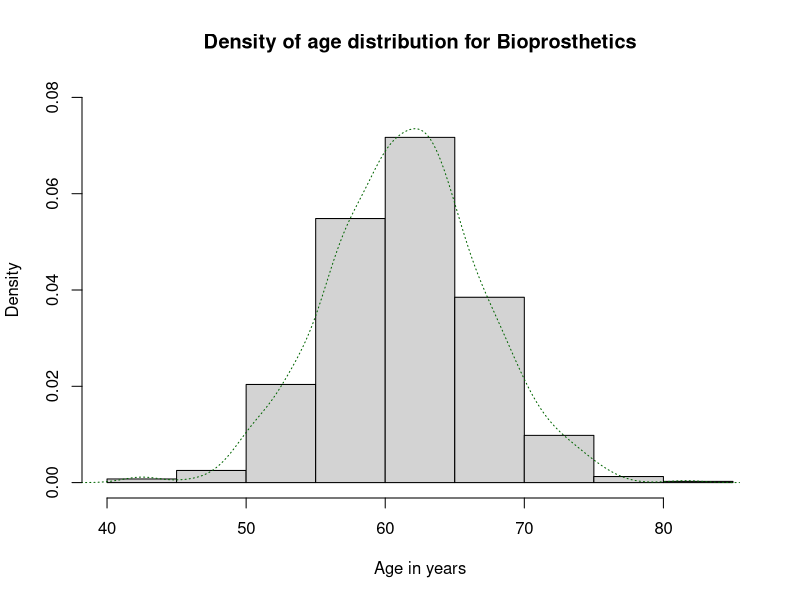
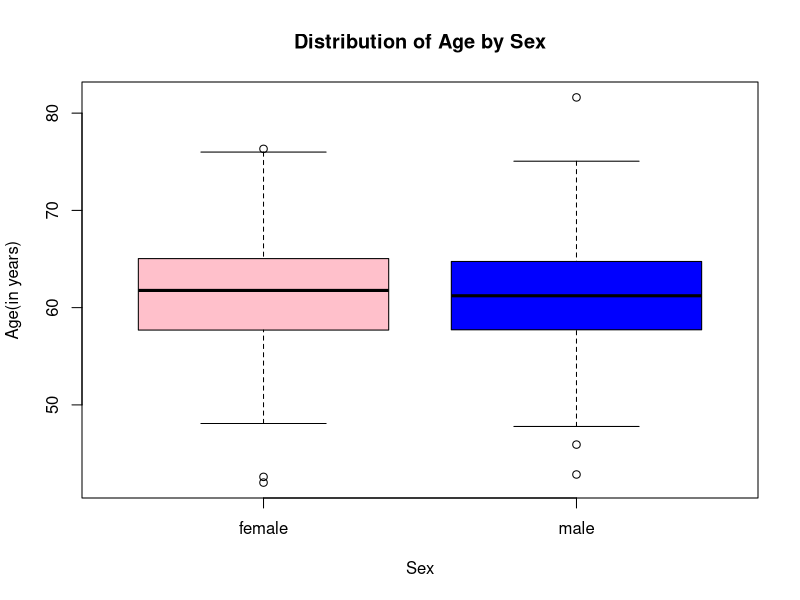
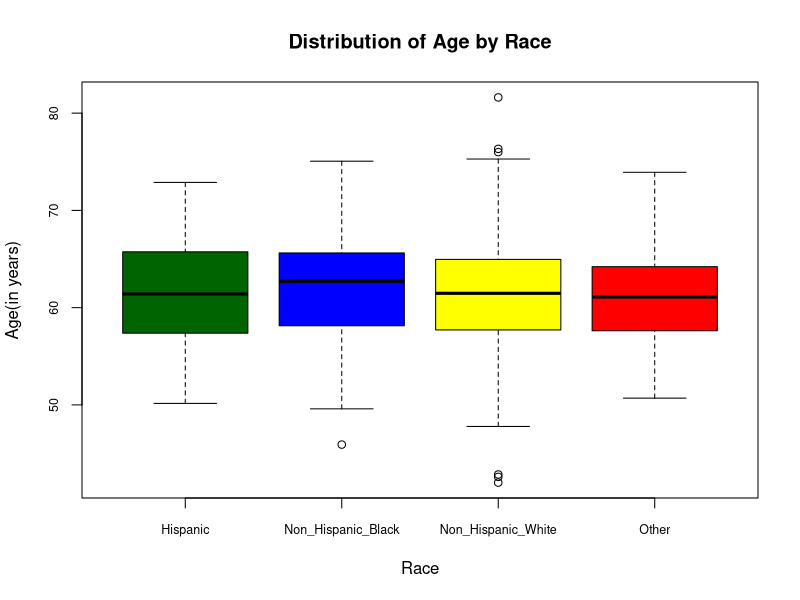

These figures' R source, in order:
## ---- chunk 1
#install.packages("ggplot2")
library(ggplot2)
## ---- chunk 2
genBioprosthetic <- function(number){
  
  #Demographics
  age <- rnorm(n = number, mean = 61.2, sd = 5.9)
  #density distribution of age
  hist(age, main = "Density of age distribution for Bioprosthetics", 
       freq = FALSE, ylim = c(0, 0.08) , xlab = "Age in years")
  lines(density(age), col = "dark green", lty="dotted")

  #we know that 43% of the Bioprosthetics are males
  male <- rep(x = "male", times = floor(0.43*number))
  female <- rep(x = "female", times = ceiling(0.57*number))
  sex_raw <- c(male, female)
  sex <- sample(x = sex_raw, size = number, replace = FALSE)
  #distribution of age by sex
  boxplot(age~sex,  col = (c("pink","blue")),
        main = "Distribution of Age by Sex", xlab = "Sex", ylab = "Age(in years)")

  non_his_w <- rep(x = "Non_Hispanic_White", times = floor(0.57*number))
  non_his_b <- rep(x = "Non_Hispanic_Black", times = floor(0.13*number))
  hisp <- rep(x = "Hispanic", times = ceiling(0.08*number))
  oth <- rep(x = "Other", times = ceiling(0.22*number))
  race_raw <- c(non_his_w, non_his_b, hisp, oth)
  race <- sample(x = race_raw, size = number, replace = FALSE) 
  #distribution of age by race
  boxplot(age~race,  col = (c("Dark Green","blue", "Yellow", "Red")),
        main = "Distribution of Age by Race", xlab = "Race", ylab = "Age(in years)", 
        cex.axis=0.75)

  emergent_admission <- rbinom(n = number, size = 1, prob = 0.55)

  concomitant_tricuspid_valve_repair <- rbinom(n = number, size = 1, prob = 0.05)

  #Comorbidities
  coagulation <- rbinom(n = number, size = 1, prob = 0.07)
  hypertension <- rbinom(n = number, size = 1, prob = 0.59)
  diabetes_mellitus <- rbinom(n = number, size = 1, prob = 0.25)
  sepsis <- rbinom(n = number, size = 1, prob = 0.04)
  coronary_artery_disease <- rbinom(n = number, size = 1, prob = 0.42)
  congestive_heart_failure <- rbinom(n = number, size = 1, prob = 0.58)
  artrial_fibrillation <- rbinom(n = number, size = 1, prob = 0.43)
  peripheral_vascular_disease <- rbinom(n = number, size = 1, prob = 0.05)
  cerebro_vascular_disease <- rbinom(n = number, size = 1, prob = 0.09)
  chronic_obstructive_pulmonary_disease <- rbinom(n = number, size = 1, prob = 0.23)
  chronic_kidney_disease <- rbinom(n = number, size = 1, prob = 0.11)
  liver_disease <- rbinom(n = number, size = 1, prob = 0.08)
  cancer <- rbinom(n = number, size = 1, prob = 0.05)
  
  #Year of Surgery
  years_raw <- c(rep(x = "1997", times = floor(0.03*number)), 
               rep(x = "1998", times = floor(0.04*number)),
               rep(x = "1999", times = floor(0.05*number)),
               rep(x = "2000", times = floor(0.05*number)),
               rep(x = "2001", times = floor(0.08*number)),
               rep(x = "2002", times = ceiling(0.08*number)),
               rep(x = "2003", times = ceiling(0.09*number)),
               rep(x = "2004", times = ceiling(0.13*number)),
               rep(x = "2005", times = ceiling(0.13*number)),
               rep(x = "2006", times = ceiling(0.15*number)),
               rep(x = "2007", times = ceiling(0.17*number))
               )
  year <- sample(x = years_raw, size = number, replace = FALSE)
  
  #collaborate all features to develop data set
  bioprosthetics <- data.frame(age, sex, race, emergent_admission,
                               concomitant_tricuspid_valve_repair, coagulation, hypertension,
                               diabetes_mellitus, sepsis, coronary_artery_disease,
                               congestive_heart_failure, artrial_fibrillation,
                               peripheral_vascular_disease, cerebro_vascular_disease,
                               chronic_obstructive_pulmonary_disease, chronic_kidney_disease,
                               liver_disease, cancer, year)

  return(bioprosthetics)
} 
print("Generating dataset for people who had Bioprosthetic Valve replacement")
bioprosthetic_group <- genBioprosthetic(795)
